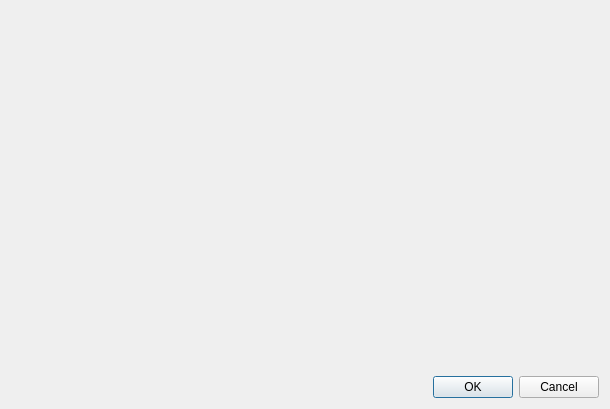
<?xml version="1.0" encoding="UTF-8"?>
<ui version="4.0">
 <class>DependencyDialog</class>
 <widget class="QDialog" name="DependencyDialog">
  <property name="geometry">
   <rect>
    <x>0</x>
    <y>0</y>
    <width>610</width>
    <height>409</height>
   </rect>
  </property>
  <property name="windowTitle">
   <string>Dialog</string>
  </property>
  <layout class="QVBoxLayout" name="verticalLayout">
   <item>
    <widget class="DependencyWidget" name="widget" native="true"/>
   </item>
   <item>
    <widget class="QDialogButtonBox" name="buttonBox">
     <property name="orientation">
      <enum>Qt::Horizontal</enum>
     </property>
     <property name="standardButtons">
      <set>QDialogButtonBox::Cancel|QDialogButtonBox::Ok</set>
     </property>
    </widget>
   </item>
  </layout>
 </widget>
 <customwidgets>
  <customwidget>
   <class>DependencyWidget</class>
   <extends>QWidget</extends>
   <header>dependencywidget.h</header>
   <container>1</container>
  </customwidget>
 </customwidgets>
 <resources/>
 <connections>
  <connection>
   <sender>buttonBox</sender>
   <signal>accepted()</signal>
   <receiver>DependencyDialog</receiver>
   <slot>accept()</slot>
   <hints>
    <hint type="sourcelabel">
     <x>248</x>
     <y>254</y>
    </hint>
    <hint type="destinationlabel">
     <x>157</x>
     <y>274</y>
    </hint>
   </hints>
  </connection>
  <connection>
   <sender>buttonBox</sender>
   <signal>rejected()</signal>
   <receiver>DependencyDialog</receiver>
   <slot>reject()</slot>
   <hints>
    <hint type="sourcelabel">
     <x>316</x>
     <y>260</y>
    </hint>
    <hint type="destinationlabel">
     <x>286</x>
     <y>274</y>
    </hint>
   </hints>
  </connection>
 </connections>
</ui>
